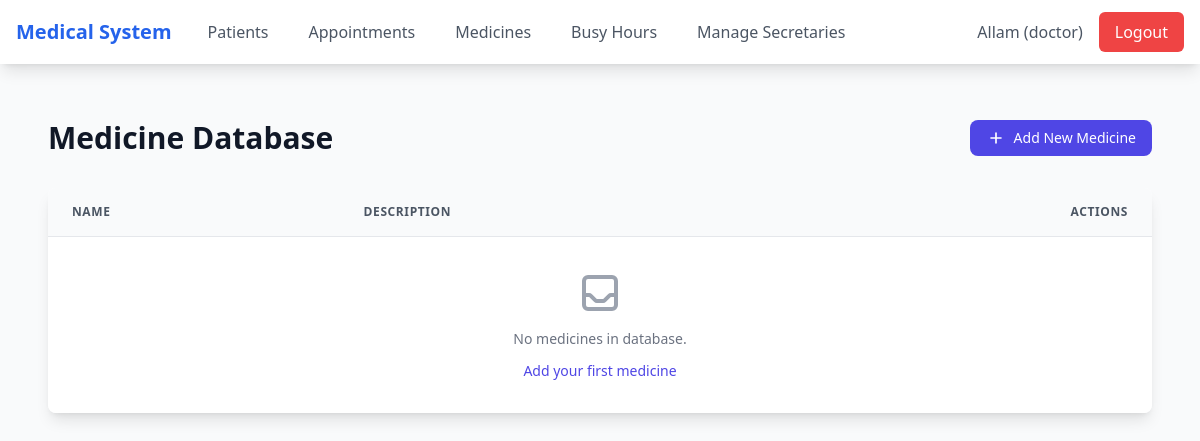
Before: /medicines/ (signed in) with the older database file.
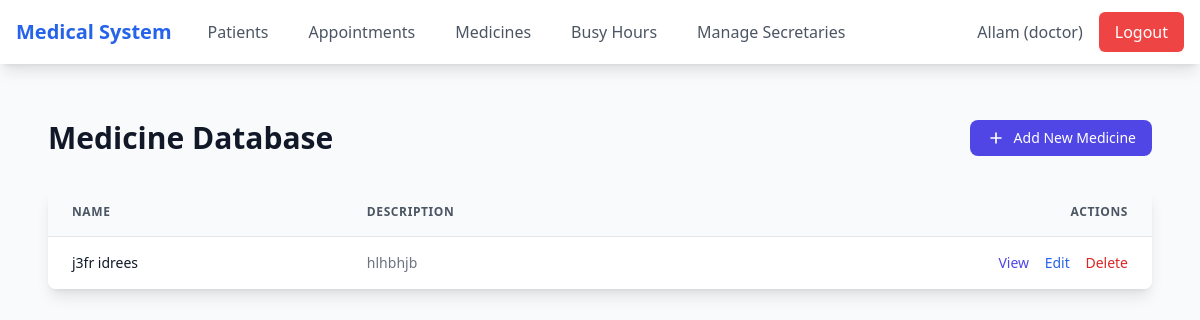
After: the same page with the newer database file.
### apps/models.py (models this page shows, shortened)
class Medicine(models.Model):
    name = models.CharField(max_length=200)
    description = models.TextField()
    dosage_instructions = models.TextField()
    created_at = models.DateTimeField(auto_now_add=True)
    updated_at = models.DateTimeField(auto_now=True)

### apps/views.py (the view)
# urls.py: path('medicines/', views.MedicineListView.as_view(), name='medicine_list'),
class MedicineListView(LoginRequiredMixin, IsDoctorMixin, ListView):
    model = Medicine
    template_name = 'medicines/medicine_list.html'
    context_object_name = 'medicines'

### apps/views.py (called while the page is built)
    def test_func(self):
        return self.request.user.role == 'doctor'

### templates/medicines/medicine_list.html (shortened to what this page needs)
{% extends 'base.html' %}
{% block content %}
<div class="max-w-7xl mx-auto px-4 sm:px-6 lg:px-8 py-8">
    <div class="flex justify-between items-center mb-8">
        <h1 class="text-3xl font-bold text-gray-900">Medicine Database</h1>
        <a href="{% url 'medicine_create' %}"
           class="inline-flex items-center px-4 py-2 bg-indigo-600 hover:bg-indigo-700 text-white text-sm font-medium rounded-lg transition-colors duration-150 ease-in-out">
            <svg class="w-5 h-5 mr-2" fill="none" stroke="currentColor" viewBox="0 0 24 24">
                <path stroke-linecap="round" stroke-linejoin="round" stroke-width="2" d="M12 6v6m0 0v6m0-6h6m-6 0H6"/>
            </svg>
            Add New Medicine
        </a>
    </div>
    <div class="bg-white shadow-lg rounded-lg overflow-hidden">
        <table class="min-w-full divide-y divide-gray-200">
            <thead class="bg-gray-50">
                <tr>
                    <th class="px-6 py-4 text-left text-xs font-semibold text-gray-600 uppercase tracking-wider">Name</th>
                    <th class="px-6 py-4 text-left text-xs font-semibold text-gray-600 uppercase tracking-wider">Description</th>
                    <th class="px-6 py-4 text-right text-xs font-semibold text-gray-600 uppercase tracking-wider">Actions</th>
                </tr>
            </thead>
            <tbody class="bg-white divide-y divide-gray-200">
                {% for medicine in medicines %}
                <tr class="hover:bg-gray-50 transition-colors duration-150 ease-in-out">
                    <td class="px-6 py-4 whitespace-nowrap text-sm font-medium text-gray-900">{{ medicine.name }}</td>
                    <td class="px-6 py-4 text-sm text-gray-500">{{ medicine.description|truncatewords:20 }}</td>
                    <td class="px-6 py-4 whitespace-nowrap text-right text-sm font-medium space-x-3">
                        <a href="{% url 'medicine_detail' medicine.pk %}" class="text-indigo-600 hover:text-indigo-900 transition-colors duration-150">View</a>
                        <a href="{% url 'medicine_update' medicine.pk %}" class="text-blue-600 hover:text-blue-900 transition-colors duration-150">Edit</a>
                        <a href="{% url 'medicine_delete' medicine.pk %}" class="text-red-600 hover:text-red-900 transition-colors duration-150">Delete</a>
                    </td>
                </tr>
                {% empty %}
                <tr>
                    <td colspan="3" class="px-6 py-8 text-center text-sm text-gray-500">
                        <div class="flex flex-col items-center">
                            <p>No medicines in database.</p>
                            <a href="{% url 'medicine_create' %}" class="mt-3 text-indigo-600 hover:text-indigo-500">Add your first medicine</a>
                        </div>
                    </td>
                </tr>
                {% endfor %}
            </tbody>
        </table>
    </div>
</div>
{% endblock %}

Changed rows visible on the page:
added Medicine: name "j3fr idrees", description "hlhbhjb"
Other visible differences:
text no longer shown: "No medicines in database. Add your first medicine"
